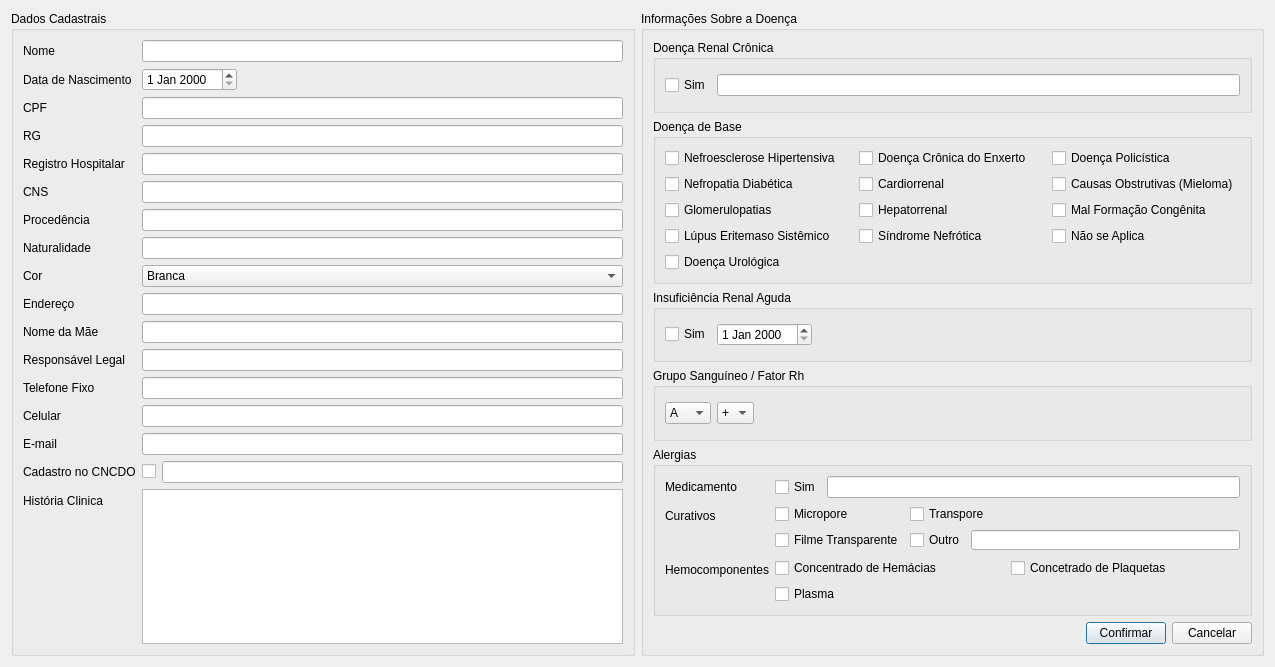
<?xml version="1.0" encoding="UTF-8"?>
<ui version="4.0">
 <class>Cadastro</class>
 <widget class="QDialog" name="Cadastro">
  <property name="geometry">
   <rect>
    <x>0</x>
    <y>0</y>
    <width>1275</width>
    <height>667</height>
   </rect>
  </property>
  <property name="windowTitle">
   <string>Cadastro de Paciente</string>
  </property>
  <layout class="QHBoxLayout" name="horizontalLayout_8">
   <item>
    <widget class="QGroupBox" name="groupBox">
     <property name="title">
      <string>Dados Cadastrais</string>
     </property>
     <layout class="QFormLayout" name="formLayout">
      <item row="0" column="0">
       <widget class="QLabel" name="cadNome">
        <property name="text">
         <string>Nome</string>
        </property>
        <property name="buddy">
         <cstring>lineNome</cstring>
        </property>
       </widget>
      </item>
      <item row="0" column="1">
       <widget class="QLineEdit" name="lineNome"/>
      </item>
      <item row="1" column="0">
       <widget class="QLabel" name="cadNascimento">
        <property name="text">
         <string>Data de Nascimento</string>
        </property>
       </widget>
      </item>
      <item row="1" column="1">
       <layout class="QHBoxLayout" name="horizontalLayout_7">
        <item>
         <widget class="QDateEdit" name="lineNascimento"/>
        </item>
        <item>
         <spacer name="horizontalSpacer_4">
          <property name="orientation">
           <enum>Qt::Horizontal</enum>
          </property>
          <property name="sizeHint" stdset="0">
           <size>
            <width>40</width>
            <height>20</height>
           </size>
          </property>
         </spacer>
        </item>
       </layout>
      </item>
      <item row="2" column="0">
       <widget class="QLabel" name="cadCPF">
        <property name="text">
         <string>CPF</string>
        </property>
        <property name="buddy">
         <cstring>lineCPF</cstring>
        </property>
       </widget>
      </item>
      <item row="2" column="1">
       <widget class="QLineEdit" name="lineCPF"/>
      </item>
      <item row="3" column="0">
       <widget class="QLabel" name="cadRG">
        <property name="text">
         <string>RG</string>
        </property>
        <property name="buddy">
         <cstring>lineRG</cstring>
        </property>
       </widget>
      </item>
      <item row="3" column="1">
       <widget class="QLineEdit" name="lineRG"/>
      </item>
      <item row="4" column="0">
       <widget class="QLabel" name="cadRegistroHospitalar">
        <property name="text">
         <string>Registro Hospitalar</string>
        </property>
        <property name="buddy">
         <cstring>lineRegistroHospitalar</cstring>
        </property>
       </widget>
      </item>
      <item row="4" column="1">
       <widget class="QLineEdit" name="lineRegistroHospitalar"/>
      </item>
      <item row="5" column="0">
       <widget class="QLabel" name="cadCNS">
        <property name="text">
         <string>CNS</string>
        </property>
        <property name="buddy">
         <cstring>lineCNS</cstring>
        </property>
       </widget>
      </item>
      <item row="5" column="1">
       <widget class="QLineEdit" name="lineCNS"/>
      </item>
      <item row="6" column="0">
       <widget class="QLabel" name="cadProcedencia">
        <property name="text">
         <string>Procedência</string>
        </property>
        <property name="buddy">
         <cstring>lineProcedencia</cstring>
        </property>
       </widget>
      </item>
      <item row="6" column="1">
       <widget class="QLineEdit" name="lineProcedencia"/>
      </item>
      <item row="7" column="0">
       <widget class="QLabel" name="cadNaturalidade">
        <property name="text">
         <string>Naturalidade</string>
        </property>
        <property name="buddy">
         <cstring>lineNaturalidade</cstring>
        </property>
       </widget>
      </item>
      <item row="7" column="1">
       <widget class="QLineEdit" name="lineNaturalidade"/>
      </item>
      <item row="8" column="0">
       <widget class="QLabel" name="cadCor">
        <property name="text">
         <string>Cor</string>
        </property>
       </widget>
      </item>
      <item row="8" column="1">
       <widget class="QComboBox" name="comboBox">
        <item>
         <property name="text">
          <string>Branca</string>
         </property>
        </item>
        <item>
         <property name="text">
          <string>Preta</string>
         </property>
        </item>
        <item>
         <property name="text">
          <string>Parda</string>
         </property>
        </item>
        <item>
         <property name="text">
          <string>Amarela</string>
         </property>
        </item>
        <item>
         <property name="text">
          <string>Indigena</string>
         </property>
        </item>
        <item>
         <property name="text">
          <string>Sem autodeclaração</string>
         </property>
        </item>
       </widget>
      </item>
      <item row="9" column="0">
       <widget class="QLabel" name="cadEndereco">
        <property name="text">
         <string>Endereço</string>
        </property>
        <property name="buddy">
         <cstring>lineEndereco</cstring>
        </property>
       </widget>
      </item>
      <item row="9" column="1">
       <widget class="QLineEdit" name="lineEndereco"/>
      </item>
      <item row="10" column="0">
       <widget class="QLabel" name="cadNomeMae">
        <property name="text">
         <string>Nome da Mãe</string>
        </property>
        <property name="buddy">
         <cstring>lineNomeMae</cstring>
        </property>
       </widget>
      </item>
      <item row="10" column="1">
       <widget class="QLineEdit" name="lineNomeMae"/>
      </item>
      <item row="11" column="0">
       <widget class="QLabel" name="cadResponsavelLegal">
        <property name="text">
         <string>Responsável Legal</string>
        </property>
        <property name="buddy">
         <cstring>lineResponsavelLegal</cstring>
        </property>
       </widget>
      </item>
      <item row="11" column="1">
       <widget class="QLineEdit" name="lineResponsavelLegal"/>
      </item>
      <item row="12" column="0">
       <widget class="QLabel" name="cadTelefoneFixo">
        <property name="text">
         <string>Telefone Fixo</string>
        </property>
        <property name="buddy">
         <cstring>lineTelefoneFixo</cstring>
        </property>
       </widget>
      </item>
      <item row="12" column="1">
       <widget class="QLineEdit" name="lineTelefoneFixo"/>
      </item>
      <item row="13" column="0">
       <widget class="QLabel" name="cadCelular">
        <property name="text">
         <string>Celular</string>
        </property>
        <property name="buddy">
         <cstring>lineCelular</cstring>
        </property>
       </widget>
      </item>
      <item row="13" column="1">
       <widget class="QLineEdit" name="lineCelular"/>
      </item>
      <item row="14" column="0">
       <widget class="QLabel" name="cadEmail">
        <property name="text">
         <string>E-mail</string>
        </property>
        <property name="buddy">
         <cstring>lineEmail</cstring>
        </property>
       </widget>
      </item>
      <item row="14" column="1">
       <widget class="QLineEdit" name="lineEmail"/>
      </item>
      <item row="15" column="0">
       <widget class="QLabel" name="cadCadastroCNCDO">
        <property name="text">
         <string>Cadastro no CNCDO</string>
        </property>
        <property name="buddy">
         <cstring>lineCNCDO</cstring>
        </property>
       </widget>
      </item>
      <item row="15" column="1">
       <layout class="QHBoxLayout" name="horizontalLayout">
        <item>
         <widget class="QCheckBox" name="checkCNCDO">
          <property name="text">
           <string/>
          </property>
         </widget>
        </item>
        <item>
         <widget class="QLineEdit" name="lineCNCDO"/>
        </item>
       </layout>
      </item>
      <item row="16" column="0">
       <widget class="QLabel" name="label_historiaClinica">
        <property name="text">
         <string>História Clinica</string>
        </property>
       </widget>
      </item>
      <item row="16" column="1">
       <widget class="QTextEdit" name="txtHistorico">
        <property name="enabled">
         <bool>true</bool>
        </property>
        <property name="mouseTracking">
         <bool>false</bool>
        </property>
       </widget>
      </item>
     </layout>
    </widget>
   </item>
   <item>
    <widget class="QGroupBox" name="groupBox_InformacoesSobreADoenca">
     <property name="title">
      <string>Informações Sobre a Doença</string>
     </property>
     <layout class="QVBoxLayout" name="verticalLayout">
      <item>
       <widget class="QGroupBox" name="groupBox_DoencaRenalCronica">
        <property name="title">
         <string>Doença Renal Crônica</string>
        </property>
        <layout class="QVBoxLayout" name="verticalLayout_4">
         <item>
          <layout class="QHBoxLayout" name="horizontalLayout_4">
           <item>
            <widget class="QCheckBox" name="checkBox_doencaRenalCronica">
             <property name="text">
              <string>Sim</string>
             </property>
            </widget>
           </item>
           <item>
            <widget class="QLineEdit" name="line_doencaRenalCronica"/>
           </item>
          </layout>
         </item>
        </layout>
       </widget>
      </item>
      <item>
       <widget class="QGroupBox" name="groupBox_DoencaDeBase">
        <property name="title">
         <string>Doença de Base</string>
        </property>
        <layout class="QVBoxLayout" name="verticalLayout_2">
         <item>
          <layout class="QGridLayout" name="gridLayout">
           <item row="2" column="1">
            <widget class="QCheckBox" name="checkBox_hepatorrenal">
             <property name="text">
              <string>Hepatorrenal</string>
             </property>
            </widget>
           </item>
           <item row="1" column="1">
            <widget class="QCheckBox" name="checkBox_cardiorrenal">
             <property name="text">
              <string>Cardiorrenal</string>
             </property>
            </widget>
           </item>
           <item row="1" column="0">
            <widget class="QCheckBox" name="checkBox_nefropatiaDiabetica">
             <property name="text">
              <string>Nefropatia Diabética</string>
             </property>
            </widget>
           </item>
           <item row="2" column="0">
            <widget class="QCheckBox" name="checkBox_glomerulopatias">
             <property name="text">
              <string>Glomerulopatias</string>
             </property>
            </widget>
           </item>
           <item row="4" column="0">
            <widget class="QCheckBox" name="checkBox_doencaUrologica">
             <property name="text">
              <string>Doença Urológica</string>
             </property>
            </widget>
           </item>
           <item row="3" column="1">
            <widget class="QCheckBox" name="checkBox_sindromeNefrotica">
             <property name="text">
              <string>Síndrome Nefrótica</string>
             </property>
            </widget>
           </item>
           <item row="0" column="0">
            <widget class="QCheckBox" name="checkBox_nefroescleroseHipertensiva">
             <property name="text">
              <string>Nefroesclerose Hipertensiva</string>
             </property>
            </widget>
           </item>
           <item row="0" column="1">
            <widget class="QCheckBox" name="checkBox_doencaCronicaDoEnxerto">
             <property name="text">
              <string>Doença Crônica do Enxerto</string>
             </property>
            </widget>
           </item>
           <item row="3" column="0">
            <widget class="QCheckBox" name="checkBox_lupusEritemasoSistemico">
             <property name="text">
              <string>Lúpus Eritemaso Sistêmico</string>
             </property>
            </widget>
           </item>
           <item row="1" column="2">
            <widget class="QCheckBox" name="checkBox_mieloma">
             <property name="text">
              <string>Causas Obstrutivas (Mieloma)</string>
             </property>
            </widget>
           </item>
           <item row="0" column="2">
            <widget class="QCheckBox" name="checkBox_doencaPolicistica">
             <property name="text">
              <string>Doença Policística</string>
             </property>
            </widget>
           </item>
           <item row="2" column="2">
            <widget class="QCheckBox" name="checkBox_malFormacaoCongenita">
             <property name="text">
              <string>Mal Formação Congênita</string>
             </property>
            </widget>
           </item>
           <item row="3" column="2">
            <widget class="QCheckBox" name="checkBox_naoSeAplica">
             <property name="text">
              <string>Não se Aplica</string>
             </property>
            </widget>
           </item>
          </layout>
         </item>
        </layout>
       </widget>
      </item>
      <item>
       <widget class="QGroupBox" name="groupBox_InsuficienciaRenalAguda">
        <property name="title">
         <string>Insuficiência Renal Aguda</string>
        </property>
        <layout class="QVBoxLayout" name="verticalLayout_3">
         <item>
          <layout class="QHBoxLayout" name="horizontalLayout_3">
           <item>
            <widget class="QCheckBox" name="checkBox_insuficienciaRenalAguda">
             <property name="text">
              <string>Sim</string>
             </property>
            </widget>
           </item>
           <item>
            <widget class="QDateEdit" name="dateEdit_insuficienciaRenalAguda"/>
           </item>
           <item>
            <spacer name="horizontalSpacer_2">
             <property name="orientation">
              <enum>Qt::Horizontal</enum>
             </property>
             <property name="sizeHint" stdset="0">
              <size>
               <width>40</width>
               <height>20</height>
              </size>
             </property>
            </spacer>
           </item>
          </layout>
         </item>
        </layout>
       </widget>
      </item>
      <item>
       <widget class="QGroupBox" name="groupBox_GrupoSanguineoFatorRh">
        <property name="title">
         <string>Grupo Sanguíneo / Fator Rh</string>
        </property>
        <layout class="QHBoxLayout" name="horizontalLayout_5">
         <item>
          <widget class="QComboBox" name="comboBox_GrupoSanguineo">
           <item>
            <property name="text">
             <string>A</string>
            </property>
           </item>
           <item>
            <property name="text">
             <string>B</string>
            </property>
           </item>
           <item>
            <property name="text">
             <string>AB</string>
            </property>
           </item>
           <item>
            <property name="text">
             <string>O</string>
            </property>
           </item>
          </widget>
         </item>
         <item>
          <widget class="QComboBox" name="comboBox_FatorRh">
           <item>
            <property name="text">
             <string>+</string>
            </property>
           </item>
           <item>
            <property name="text">
             <string>-</string>
            </property>
           </item>
          </widget>
         </item>
         <item>
          <spacer name="horizontalSpacer_3">
           <property name="orientation">
            <enum>Qt::Horizontal</enum>
           </property>
           <property name="sizeHint" stdset="0">
            <size>
             <width>40</width>
             <height>20</height>
            </size>
           </property>
          </spacer>
         </item>
        </layout>
       </widget>
      </item>
      <item>
       <widget class="QGroupBox" name="groupBox_Alergias">
        <property name="title">
         <string>Alergias</string>
        </property>
        <layout class="QFormLayout" name="formLayout_2">
         <item row="0" column="0">
          <widget class="QLabel" name="label_medicamentos">
           <property name="text">
            <string>Medicamento</string>
           </property>
           <property name="buddy">
            <cstring>lineEdit_medicamentos</cstring>
           </property>
          </widget>
         </item>
         <item row="0" column="1">
          <layout class="QHBoxLayout" name="horizontalLayout_6">
           <item>
            <widget class="QCheckBox" name="checkBox_medicamentos">
             <property name="text">
              <string>Sim</string>
             </property>
            </widget>
           </item>
           <item>
            <widget class="QLineEdit" name="lineEdit_medicamentos"/>
           </item>
          </layout>
         </item>
         <item row="1" column="0">
          <widget class="QLabel" name="label_curativos">
           <property name="text">
            <string>Curativos</string>
           </property>
          </widget>
         </item>
         <item row="1" column="1">
          <layout class="QGridLayout" name="gridLayout_3">
           <item row="0" column="1">
            <widget class="QCheckBox" name="checkBox_curativos_transpore">
             <property name="text">
              <string>Transpore</string>
             </property>
            </widget>
           </item>
           <item row="0" column="0">
            <widget class="QCheckBox" name="checkBox_curativos_micropore">
             <property name="text">
              <string>Micropore</string>
             </property>
            </widget>
           </item>
           <item row="1" column="0">
            <widget class="QCheckBox" name="checkBox_curativos_filmeTransparente">
             <property name="text">
              <string>Filme Transparente</string>
             </property>
            </widget>
           </item>
           <item row="1" column="1">
            <layout class="QFormLayout" name="formLayout_3">
             <item row="0" column="0">
              <widget class="QCheckBox" name="checkBox_curativos_outro">
               <property name="text">
                <string>Outro</string>
               </property>
              </widget>
             </item>
             <item row="0" column="1">
              <widget class="QLineEdit" name="lineEdit_curativos_outro"/>
             </item>
            </layout>
           </item>
          </layout>
         </item>
         <item row="2" column="0">
          <widget class="QLabel" name="label_hemocomponentes">
           <property name="text">
            <string>Hemocomponentes</string>
           </property>
          </widget>
         </item>
         <item row="2" column="1">
          <layout class="QGridLayout" name="gridLayout_4">
           <item row="0" column="1">
            <widget class="QCheckBox" name="checkBox_hemocomponentes_concentradoDePlaquetas">
             <property name="text">
              <string>Concetrado de Plaquetas</string>
             </property>
            </widget>
           </item>
           <item row="0" column="0">
            <widget class="QCheckBox" name="checkBox_hemocomponentes_concentradoDeHemacias">
             <property name="text">
              <string>Concentrado de Hemácias</string>
             </property>
            </widget>
           </item>
           <item row="1" column="0">
            <widget class="QCheckBox" name="checkBox_hemocomponentes_plasma">
             <property name="text">
              <string>Plasma </string>
             </property>
            </widget>
           </item>
          </layout>
         </item>
        </layout>
       </widget>
      </item>
      <item>
       <layout class="QHBoxLayout" name="horizontalLayout_2">
        <item>
         <spacer name="horizontalSpacer">
          <property name="orientation">
           <enum>Qt::Horizontal</enum>
          </property>
          <property name="sizeHint" stdset="0">
           <size>
            <width>40</width>
            <height>20</height>
           </size>
          </property>
         </spacer>
        </item>
        <item>
         <widget class="QPushButton" name="BotaoConfirmarCadastro">
          <property name="text">
           <string>Confirmar</string>
          </property>
         </widget>
        </item>
        <item>
         <widget class="QPushButton" name="BotaoCancelarCadastro">
          <property name="text">
           <string>Cancelar</string>
          </property>
         </widget>
        </item>
       </layout>
      </item>
     </layout>
    </widget>
   </item>
  </layout>
 </widget>
 <resources/>
 <connections/>
</ui>
